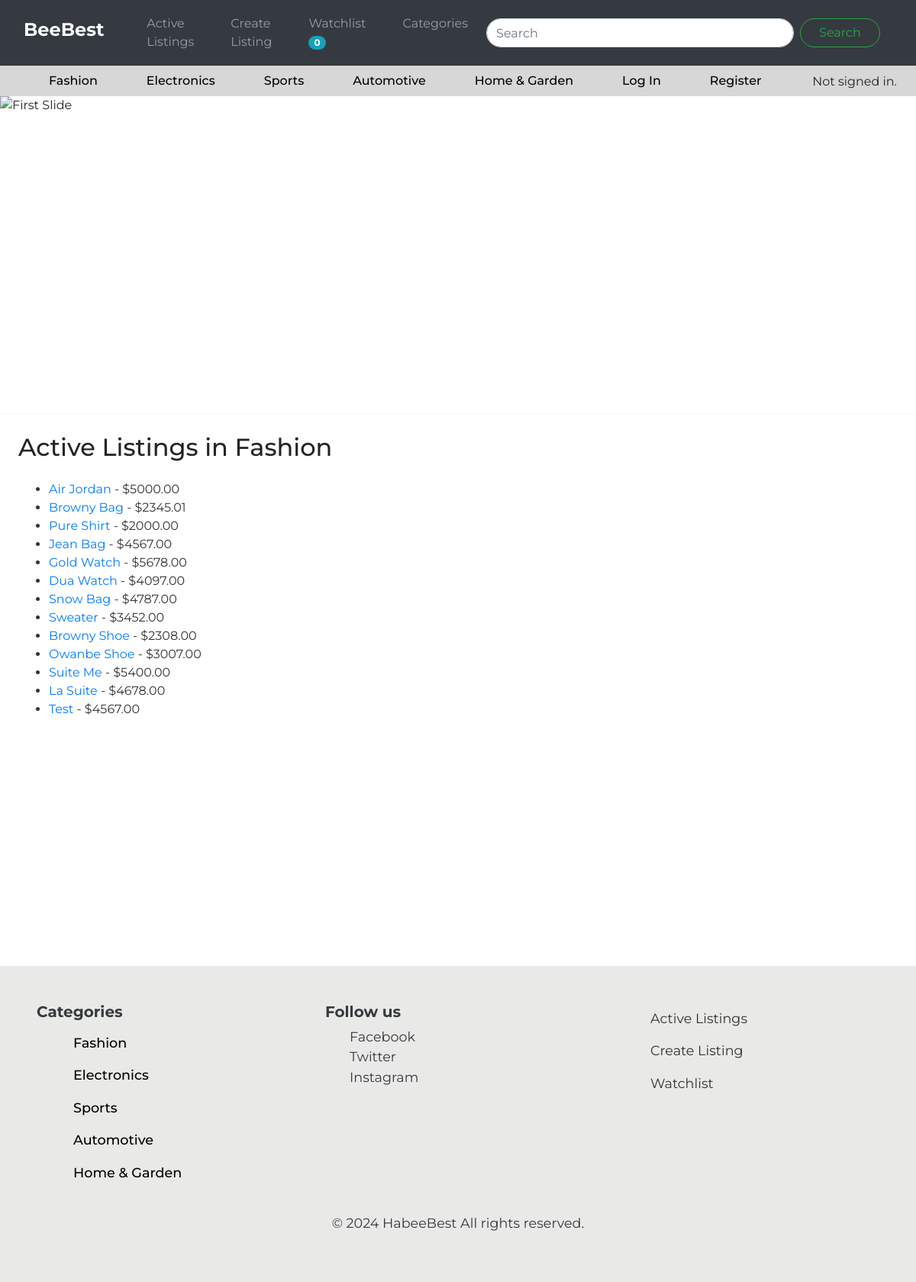
/categories/Fashion/, run on the app's committed database.
### auctions/models.py (models this page shows, shortened)
class AuctionListing(models.Model):
    title = models.CharField(max_length=100)
    description = models.TextField()
    starting_bid = models.DecimalField(max_digits=10, decimal_places=2)
    current_bid = models.DecimalField(max_digits=10, decimal_places=2, null= True, blank = True)
    image_url = models.URLField(blank=True, null=True)
    category = models.CharField(max_length=64, blank=True, null=True)
    created_at = models.DateTimeField(default=timezone.now)  # Provide a default value for existing rows
    created_by = models.ForeignKey(User,on_delete=models.CASCADE)
    is_active = models.BooleanField(default=True)
    winner = models.ForeignKey(User, null=True, blank=True, on_delete=models.SET_NULL, related_name="won_auctions")

### auctions/views.py (the view)
# urls.py: path('categories/<str:category_name>/', views.category_detail, name='category_detail')
def category_detail(request, category_name):
    listings = AuctionListing.objects.filter(category=category_name, is_active=True)
    return render(request, 'auctions/category_detail.html', {
        'category': category_name,
        'listings': listings
    })

### auctions/context_processors.py (called while the page is built)
def watchlist_count(request):
    if request.user.is_authenticated:
        try:
            watchlist = Watchlist.objects.get(user=request.user)
            count = watchlist.listings.count()
        except Watchlist.DoesNotExist:
            count = 0
    else:
        count = 0
    return {
        'watchlist_count': count
    }

### auctions/templates/auctions/category_detail.html (shortened to what this page needs)
{% extends "auctions/layout.html" %}
{% block body %}
    <h2 class="m-4">Active Listings in {{ category }}</h2>
    <ul>
        {% for listing in listings %}
            <li><a href="{% url 'listing_detail' listing.id %}">{{ listing.title }}</a> - ${{ listing.current_bid|default:listing.starting_bid }}</li>
        {% endfor %}
    </ul>
{% endblock %}

### auctions/templates/auctions/layout.html (shortened to what this page needs)
{% load static %}
<!DOCTYPE html>
<html lang="en">
<head>
    <link href="https://cdn.jsdelivr.net/npm/bootstrap@5.3.3/dist/css/bootstrap.min.css" rel="stylesheet">
    <link rel="stylesheet" href="https://stackpath.bootstrapcdn.com/bootstrap/4.4.1/css/bootstrap.min.css">
    <link rel="stylesheet" href="{% static 'auctions/styles.css' %}">
</head>
<body>
    {% if request.resolver_match.url_name != 'login' and request.resolver_match.url_name != 'register' and request.resolver_match.url_name != 'create_listing' %}
        <nav class="navbar navbar-expand-lg bg-body-tertiary navbar-dark bg-dark">
            <div class="container-fluid">
            <a class="navbar-brand" href="{% url 'index' %}"><h4><strong>BeeBest</strong></h4></a>
            <div class="collapse navbar-collapse" id="navbarTogglerDemo02">
                <ul class="navbar-nav me-auto mb-2 mb-lg-0">
                <li class="nav-item">
                    <a class="nav-link" href="{% url 'index' %}">Active Listings</a>
                </li>
                <li class="nav-item">
                    <a class="nav-link" href="{% url 'create_listing' %}">Create Listing</a>
                </li>
                <li class="nav-item">
                    <a class="nav-link" href="{% url 'watchlist' %}">
                        Watchlist <span class="badge badge-pill badge-info">{{ watchlist_count }}</span>
                    </a>
                </li>
                <li class="nav-item">
                    <a class="nav-link" href="{% url 'category_list' %}">Categories</a>
                </li>
                </ul>
                <form class="d-flex div-form" role="search">
                <input class="form-control me-2" type="search" placeholder="Search" aria-label="Search">
                <button class="btn btn-outline-success" type="submit">Search</button>
                </form>
            </div>
            </div>
        </nav>
        <div class="list-1">
            <div id="usernaming">
                {% if user.is_authenticated %}
                    Signed in. <strong>Hi, {{ user.username }}</strong>
                {% else %}
                    Not signed in.
                {% endif %}
            </div>
            <ul class="nav ps-3">
                <li class="nav-item">
                    <a class="nav-link line" href="{% url 'category_list' %}">Fashion</a>
                </li>
                <li class="nav-item">
                    <a class="nav-link line" href="{% url 'category_list' %}">Electronics</a>
                </li>
                <li class="nav-item">
                    <a class="nav-link line" href="{% url 'category_list' %}">Sports</a>
                </li>
                <li class="nav-item">
                    <a class="nav-link line" href="{% url 'category_list' %}">Automotive</a>
                </li>
                <li class="nav-item">
                    <a class="nav-link line" href="{% url 'category_list' %}">Home & Garden</a>
                </li>
                {% if user.is_authenticated %}
                    <li class="nav-item">
                        <a class="nav-link line" href="{% url 'logout' %}">Log Out</a>
                    </li>
                {% else %}
                    <li class="nav-item">
                        <a class="nav-link line" href="{% url 'login' %}">Log In</a>
                    </li>
                    <li class="nav-item">
                        <a class="nav-link line" href="{% url 'register' %}">Register</a>
                    </li>
                {% endif %}
            </ul>
        </div>
        <div id="carouselExamplefade" class="carousel slide carousel-fade" data-ride="carousel" data-interval="5000">
            <div class="carousel-inner">
                <div class="carousel-item active">
                    <img src="https://i.imgur.com/WaZKnBN.png" class="d-block w-100 img-fluid" alt="First Slide">
                </div>
            </div>
        </div>
        <hr>
    {% endif %}
    <div class="content-wrapper">
        {% block body %}
        {% endblock %}
    </div>
    <footer class="bg-footer text-dark mt-5">
        <div class="foot">
          <div class="row">
            <div class="col-md-4">
              <h5 class="five"><strong>Categories</strong></h5>
              <ul class="list-unstyled">
                <li><a class="nav-link line" href="{% url 'category_list' %}">Fashion</a></li>
                <li><a class="nav-link line" href="{% url 'category_list' %}">Electronics</a></li>
                <li><a class="nav-link line" href="{% url 'category_list' %}">Sports</a></li>
                <li><a class="nav-link line" href="{% url 'category_list' %}">Automotive</a></li>
                <li><a class="nav-link line" href="{% url 'category_list' %}">Home & Garden</a></li>
            </ul>
            </div>
            <div class="col-md-4">
                <h5 class="five"><strong>Follow us</strong></h5>
                <ul class="list-unstyled ">
                  <li><a href="#" class="text-dark">Facebook</a></li>
                  <li><a href="#" class="text-dark">Twitter</a></li>
                  <li><a href="#" class="text-dark">Instagram</a></li>
                </ul>
              </div>
            <div class="col-md-4">
                <ul class="list-unstyled ">
                  <li><a class="nav-link" href="{% url 'index' %}">Active Listings</a></li>
                  <li><a class="nav-link" href="{% url 'create_listing' %}">Create Listing</a></li>
                  <li><a class="nav-link" href="{% url 'watchlist' %}">Watchlist</a></li>
                </ul>
              </div>
          </div>
          <div class="text-center mt-3">
            <p class="fun">&copy; 2024 HabeeBest All rights reserved.</p>
          </div>
        </div>
      </footer>
</body>
</html>

### auctions/static/auctions/styles.css (style rules this page uses)
* { margin: 0; padding: 0; box-sizing: border-box; font-family:'Montserrat', sans-serif; }
html, body { height: 100%; }
.content-wrapper { min-height: calc(100vh - 150px); }
footer { margin-top: auto; width: 100%; margin-bottom: 0; }
.carousel-inner { height: 400px; }
.carousel-item img { width: 100%; height: 100%; object-position: center; }
.div-form { width: 50%; }
.div-form input { border-radius: 20px; }
.div-form>button { width: 25%; border-radius: 20px; }
#usernaming { position: relative; float: right; top: 9px; margin-right: 25px; }
.line { color: black; font-weight: 500; }
.list-1 { background-color: rgb(215, 215, 215); }
form { padding: 1rem; }
.foot { padding: 3rem; font-size: 1.1rem; }
.bg-footer { background-color: #e9eae7; }
.watchlist-page h2, li { margin-left: 2rem; color: #333; }
@media (max-width: 1200px) { .carousel-inner img { max-height: 250px; } }
@media (max-width: 1200px) { .div-form { width: 90%; } }
@media (max-width: 1200px) { .div-form input { border-radius: 20px; } }
@media (max-width: 1200px) { .div-form>button { width: 25%; border-radius: 20px; } }

### data on the page
AuctionListing: title "Air Jordan", current_bid "5000.00"
AuctionListing: title "Browny Bag", current_bid "2345.01"
AuctionListing: title "Pure Shirt", current_bid "2000.00"
AuctionListing: title "Jean Bag", current_bid "4567.00"
AuctionListing: title "Gold Watch", current_bid "5678.00"
AuctionListing: title "Dua Watch", current_bid "4097.00"
AuctionListing: title "Snow Bag", current_bid "4787.00"
AuctionListing: title "Sweater", current_bid "3452.00"
AuctionListing: title "Browny Shoe", current_bid "2308.00"
AuctionListing: title "Owanbe Shoe", current_bid "3007.00"
AuctionListing: title "Suite Me", current_bid "5400.00"
AuctionListing: title "La Suite", current_bid "4678.00"
AuctionListing: title "Test", current_bid "4567.00"

### other printed values
{{ watchlist_count }} "0"
{{ category }} "Fashion"
